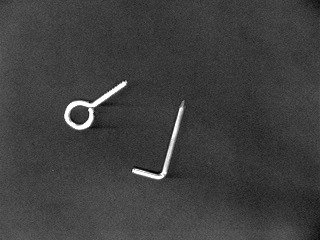
#> input picture P7-Clasificacion-Objetos-P1/img/IMG-20231025-WA0005.jpg, 320 x 240 px; its folder holds only this picture in this run
$ python P7.py
#> lines starting #> are read from the running program, lines starting #| are printed output that depends on the picture; after the words box and inside, x2 and y2 are one past the last pixel; in counts of white or black regions, pixels touching at a corner belong together
import numpy as np
import cv2
import matplotlib.pyplot as plt
import os

carpeta_imagenes = './img/'

archivos_imagenes = os.listdir(carpeta_imagenes)

archivos_imagenes = [archivo for archivo in archivos_imagenes if archivo.lower().endswith(('.png', '.jpg', '.jpeg', '.bmp'))]

try:
    indice_seleccionado = int(input(f'Ingrese el índice de la imagen (1-{len(archivos_imagenes)}): '))
#> the answer given: 1
    if 1 <= indice_seleccionado <= len(archivos_imagenes):
        # Cargar la imagen seleccionada
        imagen = cv2.imread(os.path.join(carpeta_imagenes, archivos_imagenes[indice_seleccionado - 1]))
#> imagen is the input picture: shape (240, 320, 3); min 0, max 255, mean 63.1

        # Mostrar la imagen
        plt.imshow(cv2.cvtColor(imagen, cv2.COLOR_BGR2RGB))
        plt.title(f'Imagen {indice_seleccionado}')
        plt.show()
    else:
        print('Índice fuera de rango.')
except ValueError:
    print('Por favor, ingrese un número válido.')

# Convierte la imagen a escala de grises
imagen_gris = cv2.cvtColor(imagen, cv2.COLOR_BGR2GRAY)

# Aplica umbralización para obtener una imagen binaria
_, imagen_binaria = cv2.threshold(imagen_gris, 128, 255, cv2.THRESH_BINARY)
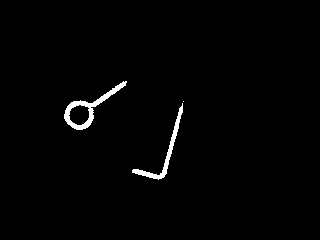
#> imagen_binaria: shape (240, 320); 1.4% white; 3 white regions (1 under 20 px), largest, box (x1, y1, x2, y2) and area: (64, 81, 127, 130) 594, (132, 103, 183, 180) 458

# Mostrar las tres imágenes en una ventana
plt.figure(figsize=(10, 5))

plt.subplot(1, 3, 1)
plt.imshow(cv2.cvtColor(imagen, cv2.COLOR_BGR2RGB))
plt.title('Imagen Original')

plt.subplot(1, 3, 2)
plt.imshow(imagen_gris, cmap='gray')
plt.title('Imagen en Escala de Grises')

plt.subplot(1, 3, 3)
plt.imshow(imagen_binaria, cmap='gray')
plt.title('Imagen Binaria')

plt.show()
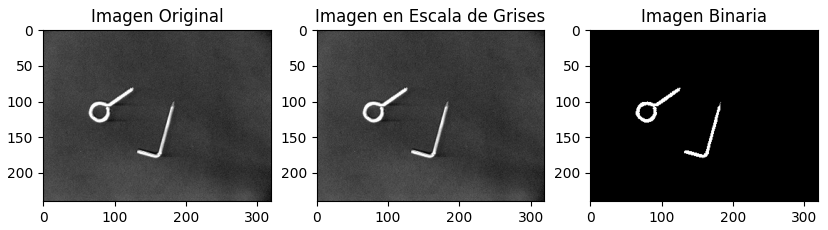
#> figure drawn by matplotlib, 3 panels

# Kernel para erosión y dilatación (5x5)
kernel1 = np.array([
    [1, 0, 1],
    [0, 1, 0],
    [1, 0, 1]
], dtype=np.uint8)

kernel2 = np.array([
    [1, 1, 1],
    [1, 0, 1],
    [1, 1, 1]
], dtype=np.uint8)

kernel3 = np.array([
    [0, 0, 0],
    [1, 1, 1],
    [0, 0, 0]
], dtype=np.uint8)

kernel4 = np.array([
    [0, 0, 0],
    [0, 1, 0],
    [0, 0, 0]
], dtype=np.uint8)


def erosion(imagen, kernel):
    m, n = imagen.shape
#> m = 240; n = 320
    result = np.zeros((m, n), dtype=np.uint8)

    kh, kw = kernel.shape
    kh_half, kw_half = kh // 2, kw // 2

    for i in range(kh_half, m - kh_half):
        for j in range(kw_half, n - kw_half):
            # Comparar con el kernel invertido
            if np.all(imagen[i - kh_half:i + kh_half + 1, j - kw_half:j + kw_half + 1] == 255 * kernel[::-1, ::-1]):
                result[i, j] = 255
#> result: shape (240, 320); every value is 0
    img_er = cv2.erode(imagen, kernel, iterations=1)
#> img_er: shape (240, 320); 0.62% white in thin lines or dots, all inside (x1, y1, x2, y2) = (65, 82, 182, 178)
    return result,img_er

# Función para realizar dilatación manualmente con kernel de tamaño n x n
def dilatacion(imagen, kernel):
    m, n = imagen.shape
#> m = 240; n = 320
    result = np.zeros((m, n), dtype=np.uint8)

    kh, kw = kernel.shape
    kh_half, kw_half = kh // 2, kw // 2

    for i in range(kh_half, m - kh_half):
        for j in range(kw_half, n - kw_half):
            if np.any(imagen[i - kh_half:i + kh_half + 1, j - kw_half:j + kw_half + 1] * kernel):
                result[i, j] = 255
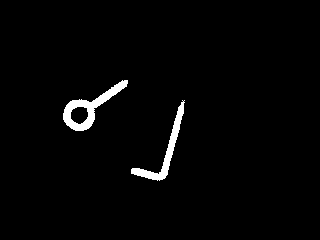
#> result: shape (240, 320); 2.1% white; 2 white regions, box (x1, y1, x2, y2) and area: (63, 80, 128, 131) 908, (131, 100, 185, 181) 733
    return result

# Aplicar erosión y dilatación a la imagen binaria
imagen_erosionada_1,img_er1 = erosion(imagen_binaria, kernel1)
imagen_dilatada_1 = dilatacion(imagen_binaria, kernel1)

imagen_erosionada_2,img_er2 = erosion(imagen_binaria, kernel2)
#> in erosion (call 2), `img_er = cv2.erode(imagen, kernel, iterations=1)`: img_er: shape (240, 320); 0.62% white in thin lines or dots, all inside (x1, y1, x2, y2) = (65, 83, 182, 178)
imagen_dilatada_2 = dilatacion(imagen_binaria, kernel2)
#> after the loop in dilatacion (call 2), `for i in range(kh_half, m - kh_half):`: result: shape (240, 320); 2.1% white; 2 white regions, box (x1, y1, x2, y2) and area: (63, 80, 128, 131) 912, (131, 100, 185, 181) 736

imagen_erosionada_3,img_er3 = erosion(imagen_binaria, kernel3)
#> in erosion (call 3), `img_er = cv2.erode(imagen, kernel, iterations=1)`:
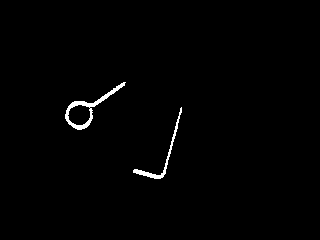
#> img_er: shape (240, 320); 0.97% white; 2 white regions, box (x1, y1, x2, y2) and area: (65, 82, 126, 130) 450, (133, 107, 182, 179) 296
imagen_dilatada_3 = dilatacion(imagen_binaria, kernel3)
#> after the loop in dilatacion (call 3), `for i in range(kh_half, m - kh_half):`:
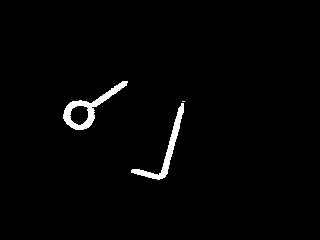
#> result: shape (240, 320); 1.8% white; 3 white regions (1 under 20 px), largest, box (x1, y1, x2, y2) and area: (63, 81, 128, 130) 739, (131, 103, 184, 180) 624

imagen_erosionada_4,img_er4 = erosion(imagen_binaria, kernel4)
#> after the loop in erosion (call 4), `for i in range(kh_half, m - kh_half):`:
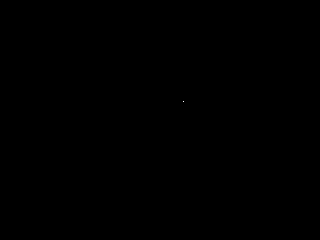
#> result: shape (240, 320); 0% white in thin lines or dots, all inside (x1, y1, x2, y2) = (183, 101, 184, 102)
imagen_dilatada_4 = dilatacion(imagen_binaria, kernel4)


print("1) Erosionar: ")
print("2) Dilatar: ")
eleccion = int(input("Ingrese la opcion: "))
#> the answer given: 1

if eleccion == 1:
    plt.figure()
    plt.subplot(3, 3, 2)
    plt.imshow(cv2.cvtColor(imagen_binaria, cv2.COLOR_BGR2RGB))
    plt.title('Original')
    plt.axis('off')

    plt.subplot(3, 3, 4)
    plt.imshow(cv2.cvtColor(img_er1, cv2.COLOR_BGR2RGB))
    plt.title('Filtro "X"')
    plt.axis('off')

    plt.subplot(3, 3, 5)
    plt.imshow(cv2.cvtColor(img_er2, cv2.COLOR_BGR2RGB))
    plt.title('Filtro "O"')
    plt.axis('off')

    plt.subplot(3, 3, 6)
    plt.imshow(cv2.cvtColor(img_er3, cv2.COLOR_BGR2RGB))
    plt.title('Filtro "-"')
    plt.axis('off')

    plt.subplot(3, 3, 8)
    plt.imshow(cv2.cvtColor(img_er4, cv2.COLOR_BGR2RGB))
    plt.title('Filtro "."')
    plt.axis('off')

    plt.tight_layout()
    plt.show()
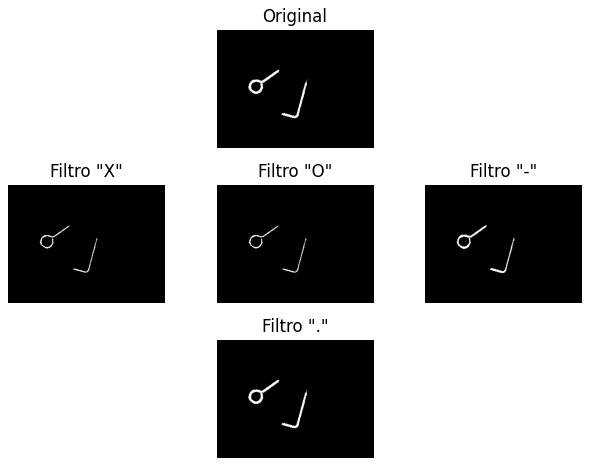
#> figure drawn by matplotlib, 5 panels

elif eleccion == 2:
    plt.figure()
    plt.subplot(3, 3, 2)
    plt.imshow(cv2.cvtColor(imagen_binaria, cv2.COLOR_BGR2RGB))
    plt.title('Original')
    plt.axis('off')

    plt.subplot(3, 3, 4)
    plt.imshow(cv2.cvtColor(imagen_dilatada_1, cv2.COLOR_BGR2RGB))
    plt.title('Filtro "X"')
    plt.axis('off')

    plt.subplot(3, 3, 5)
    plt.imshow(cv2.cvtColor(imagen_dilatada_2, cv2.COLOR_BGR2RGB))
    plt.title('Filtro "O"')
    plt.axis('off')

    plt.subplot(3, 3, 6)
    plt.imshow(cv2.cvtColor(imagen_dilatada_3, cv2.COLOR_BGR2RGB))
    plt.title('Filtro "-"')
    plt.axis('off')

    plt.subplot(3, 3, 8)
    plt.imshow(cv2.cvtColor(imagen_dilatada_4, cv2.COLOR_BGR2RGB))
    plt.title('Filtro "."')
    plt.axis('off')

    plt.tight_layout()
    plt.show()
else:
    print("Opcion invalida")

$ run again, on P7-Clasificacion-Objetos-P1/img/IMG-20231025-WA0011.jpg
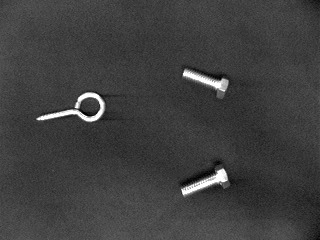
#> input picture P7-Clasificacion-Objetos-P1/img/IMG-20231025-WA0011.jpg, 320 x 240 px
#> imagen is the input picture: shape (240, 320, 3); min 0, max 255, mean 63.2
#> `_, imagen_binaria = cv2.threshold(imagen_gris, 128, 255, cv2.THRESH_BI..`:
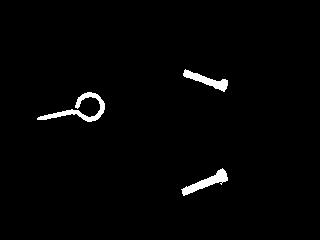
#> imagen_binaria: shape (240, 320); 1.7% white; 3 white regions, box (x1, y1, x2, y2) and area: (37, 92, 105, 122) 537, (181, 168, 228, 196) 419, (183, 69, 228, 92) 359
#> img_er: shape (240, 320); 0.96% white; 3 white regions, box (x1, y1, x2, y2) and area: (183, 170, 227, 194) 271, (39, 93, 104, 121) 242, (184, 71, 227, 90) 224
#> img_er: shape (240, 320); 0.96% white; 3 white regions, box (x1, y1, x2, y2) and area: (183, 170, 227, 194) 270, (39, 93, 104, 121) 242, (184, 71, 227, 90) 224
#> img_er: shape (240, 320); 1.4% white; 3 white regions, box (x1, y1, x2, y2) and area: (38, 92, 104, 122) 424, (182, 169, 227, 195) 359, (184, 70, 227, 91) 310
#> after the loop in dilatacion (call 3), `for i in range(kh_half, m - kh_half):`:
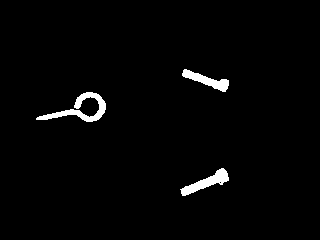
#> result: shape (240, 320); 2% white; 3 white regions, box (x1, y1, x2, y2) and area: (36, 92, 106, 122) 651, (180, 168, 229, 196) 482, (182, 69, 229, 92) 409

$ run again, on P7-Clasificacion-Objetos-P1/img/IMG-20231025-WA0012.jpg
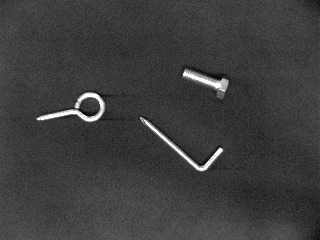
#> input picture P7-Clasificacion-Objetos-P1/img/IMG-20231025-WA0012.jpg, 320 x 240 px
#> imagen is the input picture: shape (240, 320, 3); min 0, max 255, mean 61.4
#> `_, imagen_binaria = cv2.threshold(imagen_gris, 128, 255, cv2.THRESH_BI..`:
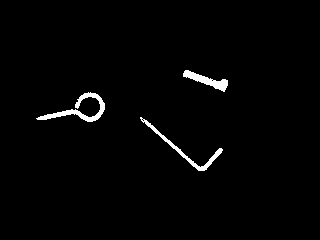
#> imagen_binaria: shape (240, 320); 1.7% white; 3 white regions, box (x1, y1, x2, y2) and area: (36, 92, 105, 122) 527, (140, 117, 223, 171) 410, (183, 70, 228, 92) 355
#> img_er: shape (240, 320); 0.72% white; 9 white regions (6 under 20 px), largest, box (x1, y1, x2, y2) and area: (39, 93, 104, 121) 224, (184, 71, 227, 90) 220, (188, 149, 221, 170) 68
#> img_er: shape (240, 320); 0.71% white; 9 white regions (6 under 20 px), largest, box (x1, y1, x2, y2) and area: (39, 94, 104, 121) 222, (184, 71, 227, 90) 215, (188, 149, 221, 170) 67
#> img_er: shape (240, 320); 1.3% white; 4 white regions (1 under 20 px), largest, box (x1, y1, x2, y2) and area: (37, 93, 104, 122) 414, (184, 70, 227, 91) 302, (143, 120, 222, 171) 259
#> after the loop in dilatacion (call 3), `for i in range(kh_half, m - kh_half):`:
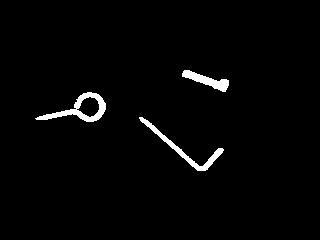
#> result: shape (240, 320); 2.1% white; 3 white regions, box (x1, y1, x2, y2) and area: (35, 92, 106, 122) 643, (139, 117, 224, 171) 558, (182, 70, 229, 92) 407

$ run again, on P7-Clasificacion-Objetos-P1/img/IMG-20231025-WA0006.jpg
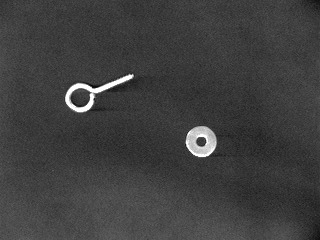
#> input picture P7-Clasificacion-Objetos-P1/img/IMG-20231025-WA0006.jpg, 320 x 240 px
#> imagen is the input picture: shape (240, 320, 3); min 0, max 255, mean 63.2
#> imagen_binaria: shape (240, 320); 1.6% white; 2 white regions, box (x1, y1, x2, y2) and area: (186, 126, 217, 157) 671, (65, 74, 134, 113) 591
#> img_er: shape (240, 320); 1% white; 2 white regions, box (x1, y1, x2, y2) and area: (187, 127, 216, 156) 507, (66, 76, 132, 111) 285
#> img_er: shape (240, 320); 1% white; 2 white regions, box (x1, y1, x2, y2) and area: (187, 127, 215, 156) 506, (66, 76, 132, 111) 283
#> img_er: shape (240, 320); 1.4% white; 2 white regions, box (x1, y1, x2, y2) and area: (187, 126, 216, 157) 589, (66, 75, 133, 112) 465
#> after the loop in dilatacion (call 3), `for i in range(kh_half, m - kh_half):`:
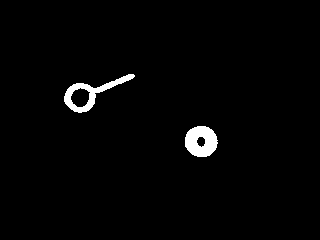
#> result: shape (240, 320); 1.9% white; 2 white regions, box (x1, y1, x2, y2) and area: (185, 126, 218, 157) 753, (64, 74, 135, 113) 719
